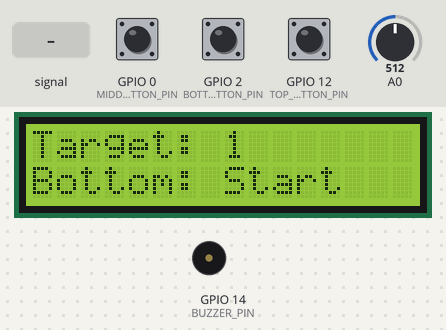
Simulated run of this sketch. Board: ESP8266 (NodeMCU). Shown: 16×2 character LCD, buzzer (waves = sounding, pin HIGH). The inputs (shaded band) are chosen by the test bench; at power-on: GPIO 2 (BOTTOM_BUTTON_PIN) HIGH, A0 = 512, GPIO 0 (MIDDLE_BUTTON_PIN) HIGH, GPIO 12 (TOP_BUTTON_PIN) HIGH. EEPROM starts erased; what the sketch prints to the serial monitor is not drawn.

Above: at 1.6 s.
1.7 s: GPIO 2 (BOTTOM_BUTTON_PIN) pulled LOW for 0.15 s
At 3.1 s:
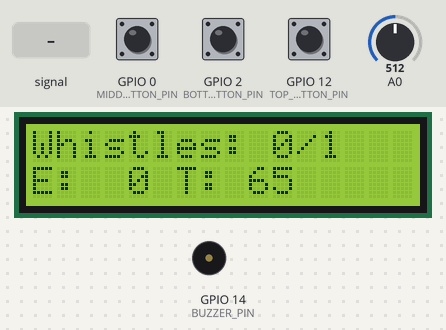
3.4 s: A0 fed a 200 Hz sine of ±81 counts around its level
At 3.82 s:
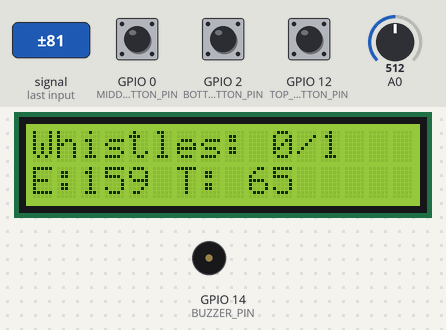
4.9 s: A0 set to 50
At 5.79 s:
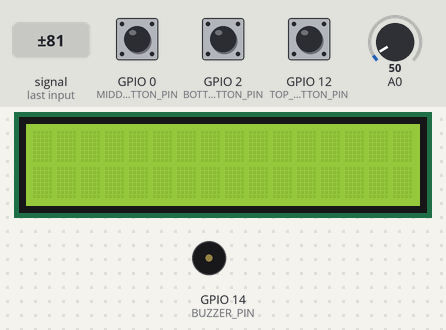
7.5 s: GPIO 0 (MIDDLE_BUTTON_PIN) pulled LOW for 0.15 s
At 8.7 s:
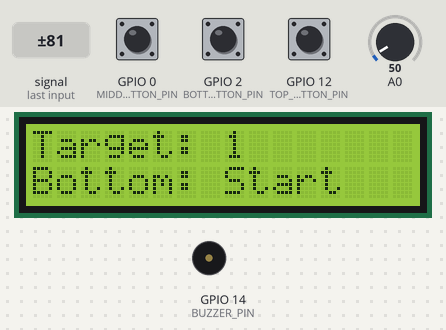
9.1 s: GPIO 12 (TOP_BUTTON_PIN) pulled LOW for 3.2 s
At 11.3 s:
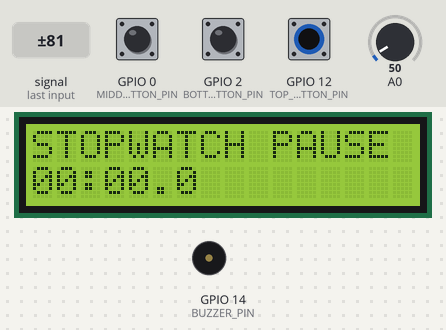
13.8 s: GPIO 12 (TOP_BUTTON_PIN) pulled LOW for 0.15 s
At 14.13 s:
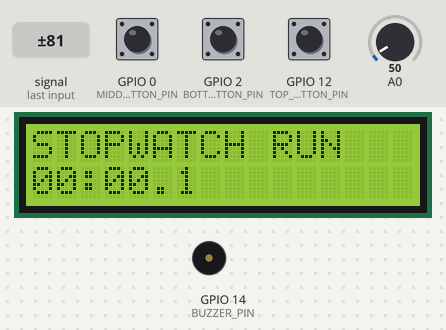
Timing chart, 0 to 15.5 s (numbered marks = the images above; inputs shaded):
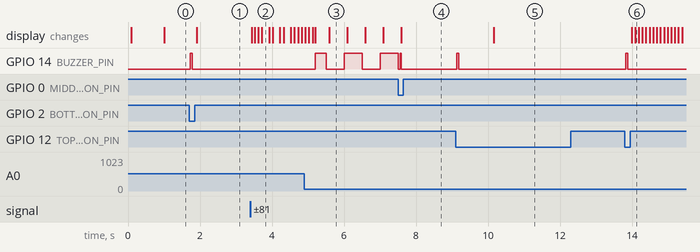

The sketch:

Whistle_counter_esp8266_multimode.ino
```cpp
/*
  Multi-mode pressure cooker whistle counter, ESP8266 / NodeMCU edition.

  This main file contains only the application state machine.  Button
  debouncing, LCD drawing, EEPROM access, and analogue whistle detection are
  in their own files so each feature can be understood and adjusted separately.

  Wiring:
    A0  <- microphone/sound-sensor AO
    D1  -> LCD SCL       D2 -> LCD SDA
    D6  <- top button    D3 <- middle button    D4 <- bottom button
    D5  -> active buzzer input

  Buttons connect from their pin to GND and use INPUT_PULLUP.
  D3/GPIO0 and D4/GPIO2 are boot pins: never hold the middle or bottom button
  during power-up/reset, or the ESP8266 may not boot.
*/

#include "Button.h"
#include "Config.h"
#include "Display.h"
#include "SettingsStore.h"
#include "WhistleDetector.h"

enum class AppMode : uint8_t {
  HOME,
  LISTENING,
  THRESHOLD_SETTINGS,
  WHISTLE_ALARM,
  STOPWATCH,
  TIMER
};

enum ButtonId : uint8_t { TOP = 0, MIDDLE = 1, BOTTOM = 2 };

Button buttons[] = {
    Button(Config::TOP_BUTTON_PIN),
    Button(Config::MIDDLE_BUTTON_PIN),
    Button(Config::BOTTOM_BUTTON_PIN),
};

Display display;
SettingsStore settingsStore;
WhistleDetector whistleDetector;

AppMode mode = AppMode::HOME;
uint16_t targetWhistles = 1;
uint16_t countedWhistles = 0;
uint16_t whistleThreshold = Config::DEFAULT_START_THRESHOLD;
bool thresholdDirty = false;

// Stopwatch stores completed time separately from its current running slice,
// allowing pause/resume without losing any time.
uint32_t stopwatchAccumulatedMs = 0;
uint32_t stopwatchStartedAt = 0;
bool stopwatchRunning = false;

// The timer counts down in seconds.  It starts paused, with one minute ready.
uint32_t timerRemainingSeconds = Config::DEFAULT_TIMER_MINUTES * 60UL;
uint32_t timerLastTickAt = 0;
bool timerRunning = false;
bool timerTimeUp = false;

// A button that has dismissed an alarm ignores its hold/release events.  Thus,
// holding Top to silence an alarm cannot accidentally open Stopwatch mode.
bool ignoreUntilRelease[3] = {false, false, false};

uint32_t feedbackBeepStartedAt = 0;
bool feedbackBeepActive = false;
uint32_t startupScreenStartedAt = 0;
uint32_t lastDisplayUpdateAt = 0;

void render(bool force = false);

void requestFeedbackBeep() {
  feedbackBeepActive = true;
  feedbackBeepStartedAt = millis();
}

void goHome(bool resetTarget) {
  mode = AppMode::HOME;
  countedWhistles = 0;
  whistleDetector.reset();
  if (resetTarget) targetWhistles = 1;
  render(true);
}

void beginListening() {
  mode = AppMode::LISTENING;
  countedWhistles = 0;
  whistleDetector.reset();
  Serial.printf("Listening: target=%u threshold=%u\n", targetWhistles, whistleThreshold);
  render(true);
}

void enterThresholdSettings() {
  mode = AppMode::THRESHOLD_SETTINGS;
  thresholdDirty = false;
  render(true);
}

void leaveThresholdSettings() {
  // This is the only normal EEPROM-write location in the whole sketch.
  if (thresholdDirty && settingsStore.saveThreshold(whistleThreshold)) {
    thresholdDirty = false;
  }
  goHome(false);
}

uint32_t stopwatchElapsedMs() {
  if (!stopwatchRunning) return stopwatchAccumulatedMs;
  return stopwatchAccumulatedMs + (millis() - stopwatchStartedAt);
}

void toggleStopwatch() {
  if (stopwatchRunning) {
    stopwatchAccumulatedMs = stopwatchElapsedMs();
    stopwatchRunning = false;
  } else {
    stopwatchStartedAt = millis();
    stopwatchRunning = true;
  }
}

void resetStopwatch() {
  stopwatchAccumulatedMs = 0;
  if (stopwatchRunning) stopwatchStartedAt = millis();
}

void adjustTimerMinutes(int8_t direction) {
  // Adjusting while running changes the remaining time immediately, which is
  // useful when the user needs to add or remove one minute mid-countdown.
  if (direction > 0 && timerRemainingSeconds <=
                           (Config::MAX_TIMER_MINUTES - 1UL) * 60UL) {
    timerRemainingSeconds += 60;
  } else if (direction < 0) {
    timerRemainingSeconds = timerRemainingSeconds >= 60
                                ? timerRemainingSeconds - 60
                                : 0;
  }
  timerTimeUp = false;
  if (timerRunning) timerLastTickAt = millis();
}

void toggleTimer() {
  if (timerTimeUp) {
    // The first Bottom press after time-up simply acknowledges the alarm.
    timerTimeUp = false;
    return;
  }
  if (timerRemainingSeconds == 0) return;
  timerRunning = !timerRunning;
  timerLastTickAt = millis();
}

void enterStopwatch() {
  mode = AppMode::STOPWATCH;
  render(true);
}

void enterTimer() {
  mode = AppMode::TIMER;
  render(true);
}

void serviceTimer() {
  if (mode != AppMode::TIMER || !timerRunning) return;

  const uint32_t now = millis();
  const uint32_t elapsedSeconds = (now - timerLastTickAt) / 1000UL;
  if (elapsedSeconds == 0) return;

  timerLastTickAt += elapsedSeconds * 1000UL;
  if (elapsedSeconds >= timerRemainingSeconds) {
    timerRemainingSeconds = 0;
    timerRunning = false;
    timerTimeUp = true;
    Serial.println("Timer reached zero.");
  } else {
    timerRemainingSeconds -= elapsedSeconds;
  }
}

void serviceWhistleCounter() {
  if (mode != AppMode::LISTENING) return;
  if (!whistleDetector.update(whistleThreshold)) return;

  ++countedWhistles;
  Serial.printf("Whistle %u/%u\n", countedWhistles, targetWhistles);
  if (countedWhistles >= targetWhistles) {
    countedWhistles = targetWhistles;
    mode = AppMode::WHISTLE_ALARM;
    feedbackBeepActive = false;
    Serial.println("Whistle target reached.");
  }
  render(true);
}

void serviceBuzzer() {
  const uint32_t now = millis();
  const bool alertActive = mode == AppMode::WHISTLE_ALARM ||
                           (mode == AppMode::TIMER && timerTimeUp);

  if (alertActive) {
    // 500 ms ON, 500 ms OFF for both the whistle completion and timer alert.
    const bool on = (now / Config::ALARM_INTERVAL_MS) % 2 == 0;
    digitalWrite(Config::BUZZER_PIN, on ? HIGH : LOW);
  } else if (feedbackBeepActive &&
             now - feedbackBeepStartedAt < Config::FEEDBACK_BEEP_MS) {
    digitalWrite(Config::BUZZER_PIN, HIGH);
  } else {
    feedbackBeepActive = false;
    digitalWrite(Config::BUZZER_PIN, LOW);
  }
}

void handleLongPress(ButtonId id) {
  if (mode == AppMode::HOME) {
    if (id == TOP) enterStopwatch();
    if (id == MIDDLE) enterTimer();
    // Bottom keeps its original whistle-counter role: a one-second hold opens
    // the threshold screen.  Its short-release action still starts listening.
    if (id == BOTTOM) enterThresholdSettings();
  } else if (mode == AppMode::LISTENING && id == BOTTOM) {
    // Cancel a listening session but retain the chosen target number.
    goHome(false);
  } else if (mode == AppMode::THRESHOLD_SETTINGS && id == BOTTOM) {
    leaveThresholdSettings();
  } else if ((mode == AppMode::STOPWATCH || mode == AppMode::TIMER) && id == TOP) {
    // Utility modes always return to the regular whistle-counter Home screen.
    goHome(false);
  }
}

void handleShortRelease(ButtonId id) {
  switch (mode) {
    case AppMode::HOME:
      if (id == TOP && targetWhistles < 999) ++targetWhistles;
      if (id == MIDDLE && targetWhistles > 1) --targetWhistles;
      if (id == BOTTOM) beginListening();
      break;

    case AppMode::THRESHOLD_SETTINGS:
      if (id == TOP && whistleThreshold + Config::THRESHOLD_STEP <=
                           Config::MAX_START_THRESHOLD) {
        whistleThreshold += Config::THRESHOLD_STEP;
        thresholdDirty = true;
      }
      if (id == MIDDLE && whistleThreshold >=
                              Config::MIN_START_THRESHOLD + Config::THRESHOLD_STEP) {
        whistleThreshold -= Config::THRESHOLD_STEP;
        thresholdDirty = true;
      }
      break;

    case AppMode::STOPWATCH:
      if (id == TOP) toggleStopwatch();
      if (id == MIDDLE) resetStopwatch();
      break;

    case AppMode::TIMER:
      if (id == TOP) adjustTimerMinutes(+1);
      if (id == MIDDLE) adjustTimerMinutes(-1);
      if (id == BOTTOM) toggleTimer();
      break;

    case AppMode::LISTENING:
    case AppMode::WHISTLE_ALARM:
      // Listening has no short button actions; the bottom long press cancels.
      break;
  }
  render(true);
}

void handleButtonEvent(ButtonId id, ButtonEvent event) {
  if (event == ButtonEvent::NONE) return;

  if (event == ButtonEvent::PRESSED) {
    requestFeedbackBeep();

    if (mode == AppMode::WHISTLE_ALARM) {
      // Any press resets the whistle alarm to a clean target of one.
      goHome(true);
      ignoreUntilRelease[id] = true;
    } else if (mode == AppMode::TIMER && timerTimeUp) {
      // Any press silences a completed timer without changing its time.
      timerTimeUp = false;
      ignoreUntilRelease[id] = true;
      render(true);
    }
    return;
  }

  if (ignoreUntilRelease[id]) {
    if (event == ButtonEvent::RELEASED_SHORT || event == ButtonEvent::RELEASED_LONG) {
      ignoreUntilRelease[id] = false;
    }
    return;
  }

  if (event == ButtonEvent::LONG_PRESSED) {
    handleLongPress(id);
  } else if (event == ButtonEvent::RELEASED_SHORT) {
    handleShortRelease(id);
  }
}

void render(bool force) {
  const uint32_t now = millis();
  if (!force && now - lastDisplayUpdateAt < Config::LCD_REFRESH_MS) return;
  lastDisplayUpdateAt = now;

  if (now - startupScreenStartedAt < Config::STARTUP_SCREEN_MS) {
    display.showSplash();
    return;
  }

  switch (mode) {
    case AppMode::HOME:
      display.showHome(targetWhistles);
      break;
    case AppMode::LISTENING:
      display.showListening(countedWhistles, targetWhistles,
                            whistleDetector.filteredEnvelope(), whistleThreshold);
      break;
    case AppMode::THRESHOLD_SETTINGS:
      display.showThresholdSettings(whistleThreshold);
      break;
    case AppMode::WHISTLE_ALARM:
      display.showWhistleAlarm(countedWhistles, targetWhistles,
                               (now / Config::ALARM_INTERVAL_MS) % 2 == 0);
      break;
    case AppMode::STOPWATCH:
      display.showStopwatch(stopwatchElapsedMs(), stopwatchRunning);
      break;
    case AppMode::TIMER:
      display.showTimer(timerRemainingSeconds, timerRunning, timerTimeUp);
      break;
  }
}

void setup() {
  Serial.begin(115200);
  Serial.println();
  Serial.println("Multi-mode whistle counter booting.");

  pinMode(Config::BUZZER_PIN, OUTPUT);
  digitalWrite(Config::BUZZER_PIN, LOW);
  for (Button &button : buttons) button.begin();

  display.begin();
  whistleThreshold = settingsStore.loadThreshold();
  whistleDetector.begin();
  startupScreenStartedAt = millis();
  render(true);
}

void loop() {
  const uint32_t now = millis();
  for (uint8_t i = 0; i < 3; ++i) {
    handleButtonEvent(static_cast<ButtonId>(i), buttons[i].update(now));
  }

  serviceWhistleCounter();
  serviceTimer();
  serviceBuzzer();
  render(false);
}
```

Button.cpp
```cpp
#include "Button.h"

#include "Config.h"

Button::Button(uint8_t pin) : pin_(pin) {}

void Button::begin() {
  // Each button is wired from its pin to GND.  The internal pull-up holds the
  // pin HIGH when released, so a pressed button reads LOW.
  pinMode(pin_, INPUT_PULLUP);
  rawPressed_ = digitalRead(pin_) == LOW;
  stablePressed_ = rawPressed_;
  rawChangedAt_ = millis();
}

ButtonEvent Button::update(uint32_t now) {
  const bool rawPressedNow = digitalRead(pin_) == LOW;
  if (rawPressedNow != rawPressed_) {
    rawPressed_ = rawPressedNow;
    rawChangedAt_ = now;
  }

  if (rawPressed_ != stablePressed_ &&
      now - rawChangedAt_ >= Config::BUTTON_DEBOUNCE_MS) {
    stablePressed_ = rawPressed_;
    if (stablePressed_) {
      pressedAt_ = now;
      longPressReported_ = false;
      return ButtonEvent::PRESSED;
    }

    return longPressReported_ ? ButtonEvent::RELEASED_LONG
                              : ButtonEvent::RELEASED_SHORT;
  }

  if (stablePressed_ && !longPressReported_ &&
      now - pressedAt_ >= Config::LONG_PRESS_MS) {
    longPressReported_ = true;
    return ButtonEvent::LONG_PRESSED;
  }

  return ButtonEvent::NONE;
}
```

Button.h
```cpp
#pragma once

#include <Arduino.h>

// A released-short event means the button was released before LONG_PRESS_MS.
// Separating it from RELEASED_LONG prevents a long press from also performing
// the short-press action when the user finally releases the button.
enum class ButtonEvent : uint8_t {
  NONE,
  PRESSED,
  LONG_PRESSED,
  RELEASED_SHORT,
  RELEASED_LONG
};

class Button {
 public:
  explicit Button(uint8_t pin);

  void begin();
  ButtonEvent update(uint32_t now);

 private:
  uint8_t pin_;
  bool rawPressed_ = false;
  bool stablePressed_ = false;
  bool longPressReported_ = false;
  uint32_t rawChangedAt_ = 0;
  uint32_t pressedAt_ = 0;
};
```

Display.cpp
```cpp
#include "Display.h"

#include <Wire.h>

#include "Config.h"

namespace {
void formatStopwatch(uint32_t elapsedMs, char *out, size_t length) {
  const uint16_t tenths = (elapsedMs / 100) % 10;
  const uint32_t totalSeconds = elapsedMs / 1000;
  const uint16_t minutes = totalSeconds / 60;
  const uint16_t seconds = totalSeconds % 60;
  snprintf(out, length, "%02u:%02u.%u", minutes, seconds, tenths);
}

void formatTimer(uint32_t remainingSeconds, char *out, size_t length) {
  const uint16_t minutes = remainingSeconds / 60;
  const uint16_t seconds = remainingSeconds % 60;
  snprintf(out, length, "%03u:%02u", minutes, seconds);
}
} // namespace

void Display::begin() {
  Wire.begin(Config::LCD_SDA_PIN, Config::LCD_SCL_PIN); // SDA first on ESP8266.
  lcd_.init();
  lcd_.backlight();
  lcd_.clear();
}

void Display::showLines(const char *first, const char *second) {
  char firstLine[17];
  char secondLine[17];
  snprintf(firstLine, sizeof(firstLine), "%-16.16s", first);
  snprintf(secondLine, sizeof(secondLine), "%-16.16s", second);

  if (strcmp(firstLine, previousFirst_) != 0) {
    lcd_.setCursor(0, 0);
    lcd_.print(firstLine);
    strcpy(previousFirst_, firstLine);
  }
  if (strcmp(secondLine, previousSecond_) != 0) {
    lcd_.setCursor(0, 1);
    lcd_.print(secondLine);
    strcpy(previousSecond_, secondLine);
  }
}

void Display::showSplash() {
  showLines("Whistle Counter", "Starting...");
}

void Display::showHome(uint16_t target) {
  char line[20];
  snprintf(line, sizeof(line), "Target: %u", target);
  showLines(line, "Bottom: Start");
}

void Display::showListening(uint16_t count, uint16_t target,
                            uint16_t envelope, uint16_t threshold) {
  char first[32];
  char second[32];
  snprintf(first, sizeof(first), "Whistles: %u/%u", count, target);
  snprintf(second, sizeof(second), "E:%3u T:%3u", envelope, threshold);
  showLines(first, second);
}

void Display::showThresholdSettings(uint16_t threshold) {
  char line[32];
  snprintf(line, sizeof(line), "T:%u  +/- 3", threshold);
  showLines("Set threshold", line);
}

void Display::showWhistleAlarm(uint16_t count, uint16_t target, bool visible) {
  if (!visible) {
    showLines("", "");
    return;
  }
  char line[32];
  snprintf(line, sizeof(line), "%u/%u whistles", count, target);
  showLines(line, "COMPLETED");
}

void Display::showStopwatch(uint32_t elapsedMs, bool running) {
  char line[20];
  formatStopwatch(elapsedMs, line, sizeof(line));
  showLines(running ? "STOPWATCH RUN" : "STOPWATCH PAUSE", line);
}

void Display::showTimer(uint32_t remainingSeconds, bool running, bool timeUp) {
  char line[20];
  formatTimer(remainingSeconds, line, sizeof(line));
  if (timeUp) {
    showLines("TIMER: TIME UP", line);
  } else {
    showLines(running ? "TIMER RUN" : "TIMER PAUSE", line);
  }
}
```

Display.h
```cpp
#pragma once

#include <Arduino.h>
#include <LiquidCrystal_I2C.h>

#include "Config.h"

// Keeps all LCD formatting in one place.  It also remembers the previous two
// lines, avoiding unnecessary I2C traffic and visible display flicker.
class Display {
 public:
  void begin();
  void showSplash();
  void showHome(uint16_t target);
  void showListening(uint16_t count, uint16_t target, uint16_t envelope,
                     uint16_t threshold);
  void showThresholdSettings(uint16_t threshold);
  void showWhistleAlarm(uint16_t count, uint16_t target, bool visible);
  void showStopwatch(uint32_t elapsedMs, bool running);
  void showTimer(uint32_t remainingSeconds, bool running, bool timeUp);

 private:
  void showLines(const char *first, const char *second);

  LiquidCrystal_I2C lcd_{Config::LCD_ADDRESS, 16, 2};
  char previousFirst_[17] = "";
  char previousSecond_[17] = "";
};
```

WhistleDetector.h
```cpp
#pragma once

#include <Arduino.h>

// Converts fast A0 microphone samples into one event per valid whistle.
// A valid event must stay loud enough for a minimum time and then go quiet.
class WhistleDetector {
 public:
  void begin();
  void reset();

  // Returns true only once for each completed whistle burst.
  bool update(uint16_t startThreshold);
  uint16_t filteredEnvelope() const;

 private:
  enum class State : uint8_t { IDLE, CANDIDATE, ACTIVE };

  State state_ = State::IDLE;
  uint16_t windowMinimum_ = 1023;
  uint16_t windowMaximum_ = 0;
  float filteredEnvelope_ = 0.0f;
  uint32_t lastSampleAtUs_ = 0;
  uint32_t envelopeWindowStartedAt_ = 0;
  uint32_t candidateStartedAt_ = 0;
  uint32_t belowThresholdStartedAt_ = 0;
  uint32_t lastWhistleAt_ = 0;
};
```

SettingsStore.h
```cpp
#pragma once

#include <Arduino.h>

// Stores only the user-tuned whistle threshold.  The caller decides when to
// save, allowing EEPROM writes to occur only on an explicit Settings exit.
class SettingsStore {
 public:
  uint16_t loadThreshold();
  bool saveThreshold(uint16_t threshold);
};
```

Source omitted: WhistleDetector.cpp (2683 bytes), Config.h (1973 bytes), SettingsStore.cpp (1352 bytes)

Measured:
- after the input at 1.7 s, GPIO 14 (BUZZER_PIN): LOW → HIGH at once, → LOW 0.06 s later; the display: changes after 0.21 s (image 1)
- after the input at 3.4 s, the display: first changes at once (image 2 shows a later state)
- after the input at 4.9 s, GPIO 14 (BUZZER_PIN): goes HIGH 0.30 s, LOW 0.50 s, HIGH 0.50 s, LOW 0.50 s, then HIGH, starting after 0.30 s
- after the input at 7.5 s, the display: changes after 0.09 s (image 4)
- after the input at 9.1 s, GPIO 14 (BUZZER_PIN): LOW → HIGH at once, → LOW 0.06 s later; the display: changes after 1.1 s (image 5)
- after the input at 13.8 s, GPIO 14 (BUZZER_PIN): LOW → HIGH at once, → LOW 0.06 s later; the display: first changes after 0.19 s (image 6 shows a later state)
- what the display in image 3 shows lasts 0.5 s, from 5.6 s to 6.1 s
